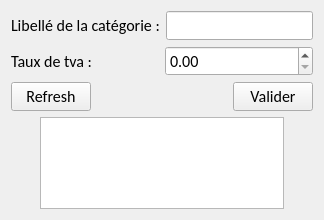
<?xml version="1.0" encoding="UTF-8"?>
<ui version="4.0">
 <class>GuiCategorie</class>
 <widget class="QWidget" name="GuiCategorie">
  <property name="geometry">
   <rect>
    <x>0</x>
    <y>0</y>
    <width>324</width>
    <height>220</height>
   </rect>
  </property>
  <property name="font">
   <font>
    <family>Calibri</family>
    <pointsize>12</pointsize>
   </font>
  </property>
  <property name="windowTitle">
   <string>GuiCategorie</string>
  </property>
  <layout class="QVBoxLayout" name="verticalLayout">
   <item>
    <layout class="QHBoxLayout" name="horizontalLayout_2">
     <item>
      <widget class="QLabel" name="lblLibelle">
       <property name="text">
        <string>Libellé de la catégorie :</string>
       </property>
      </widget>
     </item>
     <item>
      <widget class="QLineEdit" name="leSaisieLibelle"/>
     </item>
    </layout>
   </item>
   <item>
    <layout class="QHBoxLayout" name="horizontalLayout_3">
     <item>
      <widget class="QLabel" name="lblTauxTva">
       <property name="text">
        <string>Taux de tva :</string>
       </property>
      </widget>
     </item>
     <item>
      <widget class="QDoubleSpinBox" name="spTauxTva"/>
     </item>
    </layout>
   </item>
   <item>
    <layout class="QHBoxLayout" name="horizontalLayout_4">
     <item>
      <widget class="QPushButton" name="btnMajAffichage">
       <property name="text">
        <string>Refresh</string>
       </property>
      </widget>
     </item>
     <item>
      <spacer name="horizontalSpacer_3">
       <property name="orientation">
        <enum>Qt::Horizontal</enum>
       </property>
       <property name="sizeHint" stdset="0">
        <size>
         <width>40</width>
         <height>20</height>
        </size>
       </property>
      </spacer>
     </item>
     <item>
      <widget class="QPushButton" name="btnValider">
       <property name="text">
        <string>Valider</string>
       </property>
      </widget>
     </item>
    </layout>
   </item>
   <item>
    <layout class="QHBoxLayout" name="horizontalLayout">
     <item>
      <spacer name="horizontalSpacer_2">
       <property name="orientation">
        <enum>Qt::Horizontal</enum>
       </property>
       <property name="sizeHint" stdset="0">
        <size>
         <width>40</width>
         <height>20</height>
        </size>
       </property>
      </spacer>
     </item>
     <item>
      <widget class="QTableView" name="tvCategorie">
       <property name="frameShape">
        <enum>QFrame::StyledPanel</enum>
       </property>
       <property name="selectionMode">
        <enum>QAbstractItemView::SingleSelection</enum>
       </property>
       <property name="selectionBehavior">
        <enum>QAbstractItemView::SelectRows</enum>
       </property>
       <property name="textElideMode">
        <enum>Qt::ElideMiddle</enum>
       </property>
      </widget>
     </item>
     <item>
      <spacer name="horizontalSpacer">
       <property name="orientation">
        <enum>Qt::Horizontal</enum>
       </property>
       <property name="sizeHint" stdset="0">
        <size>
         <width>40</width>
         <height>20</height>
        </size>
       </property>
      </spacer>
     </item>
    </layout>
   </item>
  </layout>
 </widget>
 <layoutdefault spacing="6" margin="11"/>
 <resources/>
 <connections/>
</ui>
